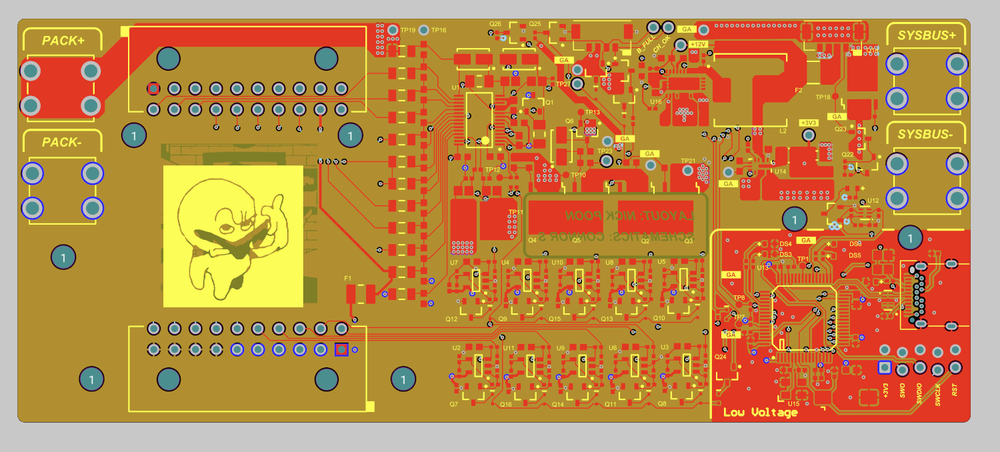
#> input picture reference/bms-board-color.png, 1000 x 452 px, shrunk from 1500 x 678 before the run, found by its file name
$ python pcb_etch.py reference/bms-board-color.png reference/ pcb-bms
#> lines starting #> are read from the running program, lines starting #| are printed output that depends on the picture; after the words box and inside, x2 and y2 are one past the last pixel; in counts of white or black regions, pixels touching at a corner belong together
"""
One-off: turn a colour Altium board render into "etched line-work" — ink marks
on a transparent ground, so it composites onto the site's bone paper.

  python scripts/pcb_etch.py reference/bms-board-color.png       reference/ pcb-bms
  python scripts/pcb_etch.py reference/eload-board-color.png     reference/ pcb-eload
  python scripts/pcb_etch.py reference/sensorhub-board-color.png reference/ pcb-sensorhub

Writes <prefix>-A.png ... <prefix>-D.png (candidates) to the out dir.
Not part of the build; throwaway.

Idea: the board's *base plane* — the single dominant colour: a gold substrate, a
flood copper pour, or a dark soldermask — plus the neutral editor-margin grey are
treated as background → transparent, but their *boundaries* are drawn. Everything
else (routing, silkscreen, components, pads, easter eggs) is a "feature": big flat
features get a thick outline (morphological gradient with a fat structuring
element); thin features (traces!) survive whole. A high-pass / find-edges layer
adds the fine stuff (text strokes, trace edges within a pour).
"""
import sys
import numpy as np
from PIL import Image, ImageFilter

SRC = sys.argv[1]
OUT = sys.argv[2].rstrip("/\\")
PREFIX = sys.argv[3] if len(sys.argv) > 3 else "pcb-bms"
INK = (26, 25, 22)  # #1a1916


def L(a):
    return Image.fromarray(np.clip(a * 255.0, 0, 255).astype(np.uint8), "L")


def arr_of(img):
    return np.asarray(img).astype(np.float32) / 255.0


def gauss(a, r):
    return arr_of(L(a).filter(ImageFilter.GaussianBlur(r)))


def maxf(a, k):
    return arr_of(L(a).filter(ImageFilter.MaxFilter(k)))


def minf(a, k):
    return arr_of(L(a).filter(ImageFilter.MinFilter(k)))


im = Image.open(SRC).convert("RGB")
rgb = np.asarray(im).astype(np.float32)
H, Wd = rgb.shape[:2]
gray = rgb.mean(axis=2)
sat = rgb.max(axis=2) - rgb.min(axis=2)

# --- the editor canvas + board shape -----------------------------------------
# the canvas is a large, fairly-bright, near-neutral region. A morphological open
# (erode hard, dilate back) kills small near-neutral specks like bare pads so they
# don't punch holes in the board mask. The board = everything that isn't canvas;
# its outer contour, thickened a touch, is the edge line.
_nn = ((gray > 130) & (sat < 25)).astype(np.float32)
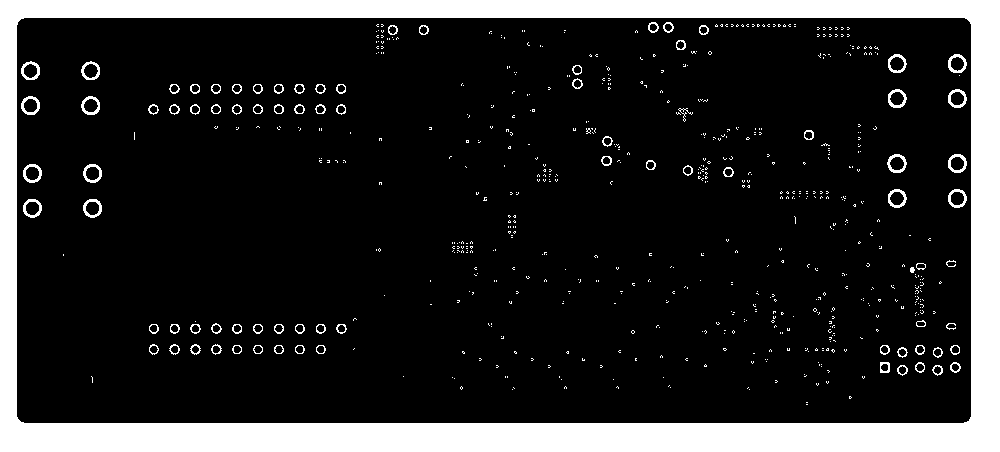
#> _nn: shape (452, 1000) float32; values 0 (black) and 1 (white), 16.1% white; 666 white regions (581 under 20 px), largest, box (x1, y1, x2, y2) and area: (0, 0, 1000, 452) 65701, (887, 154, 907, 173) 155, (948, 54, 967, 73) 154
_canvas = (maxf(minf(_nn, 17), 17) > 0.5)
#> _canvas: shape (452, 1000) bool; 14.5% white; 1 white region, box (x1, y1, x2, y2) and area: (0, 0, 1000, 452) 65701
_board = (~_canvas).astype(np.float32)
board_outline = (_board - minf(_board, 7) > 0.25).astype(np.float32)
#> board_outline: shape (452, 1000) float32; values 0 (black) and 1 (white), 1.8% white; 1 white region, box (x1, y1, x2, y2) and area: (17, 18, 971, 423) 8118
board_outline = (maxf(board_outline, 3) > 0.25).astype(np.float32)
#> in arr_of (call 4), `return np.asarray(img).astype(np.float32) / 255.0`:
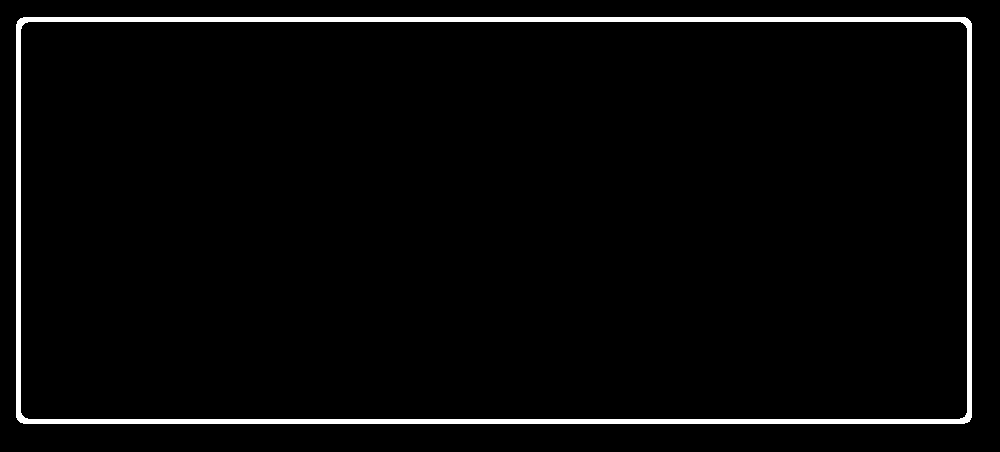
#> returned value: shape (452, 1000) float32; values 0 (black) and 1 (white), 3% white; 1 white region, box (x1, y1, x2, y2) and area: (16, 17, 972, 424) 13530

# --- base plane: the dominant colour of the *board* (canvas excluded) --------
# a gold substrate, a flood copper pour, or a dark soldermask — whatever the board
# is mostly made of. Quantise coarsely, take the mode over non-canvas pixels.
_chroma = rgb[~_canvas]
codes, counts = np.unique((_chroma[::3] // 16).astype(int), axis=0, return_counts=True)
#> codes = 845 rows, first 8: [0, 0, 0], [0, 0, 1], [0, 0, 2], [0, 0, 3], [0, 0, 4], [0, 0, 8], [0, 1, 0], [0, 1, 1]; counts = 845 values, max 47602 at index 575, min 1 at index 3, mean 152.4
bg = codes[np.argmax(counts)] * 16.0 + 8.0
#> bg = [184, 136, 56]
print("base plane ~", bg.astype(int).tolist(), "(sat %.0f)" % (bg.max() - bg.min()))
#| base plane ~ [184, 136, 56] (sat 128)

dist = np.sqrt(((rgb - bg) ** 2).sum(axis=2))
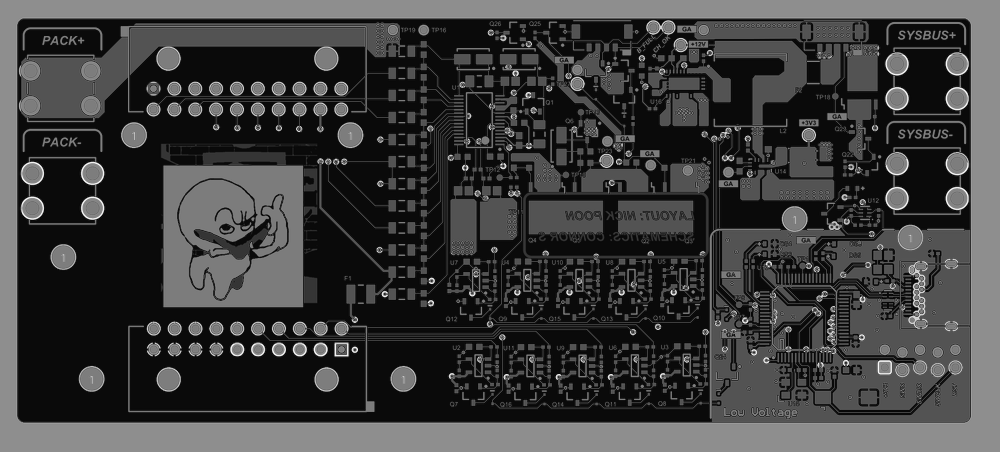
#> dist: shape (452, 1000) float64; min 1.41, max 281.9, mean 68.3; drawn with min black and max white
feat = np.clip(dist / 130.0, 0, 1)
# anything desaturated is background, whatever its lightness: the grey editor
# margin, a black/white soldermask, a grey off-layer plane. Saturated stuff
# (copper, silk, pads, easter eggs) is a feature. The mode-distance above carves
# out a *coloured* base plane (gold substrate / red copper flood).
feat = np.where(sat < 25, 0.0, feat)
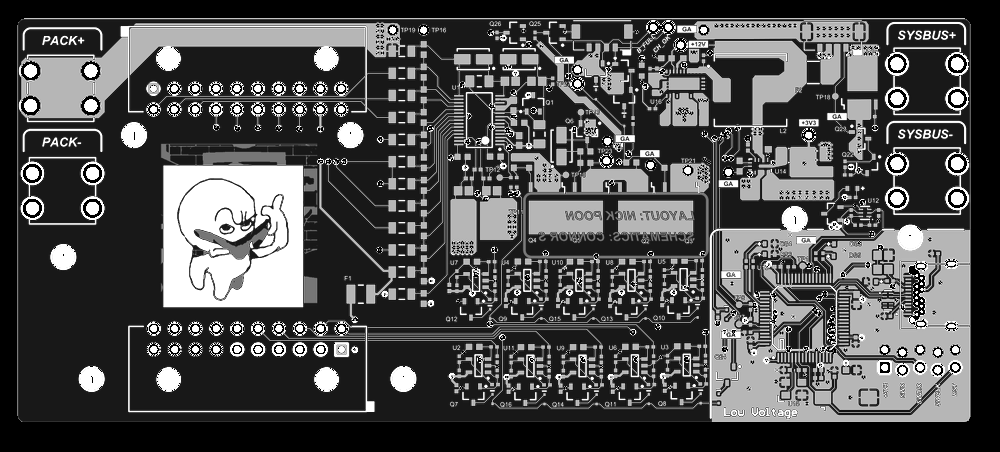
#> feat: shape (452, 1000) float64; min 0, max 1, mean 0.311
feat_s = gauss(feat, 1.0)

hp = gray - gauss(gray / 255.0, 2.4) * 255.0
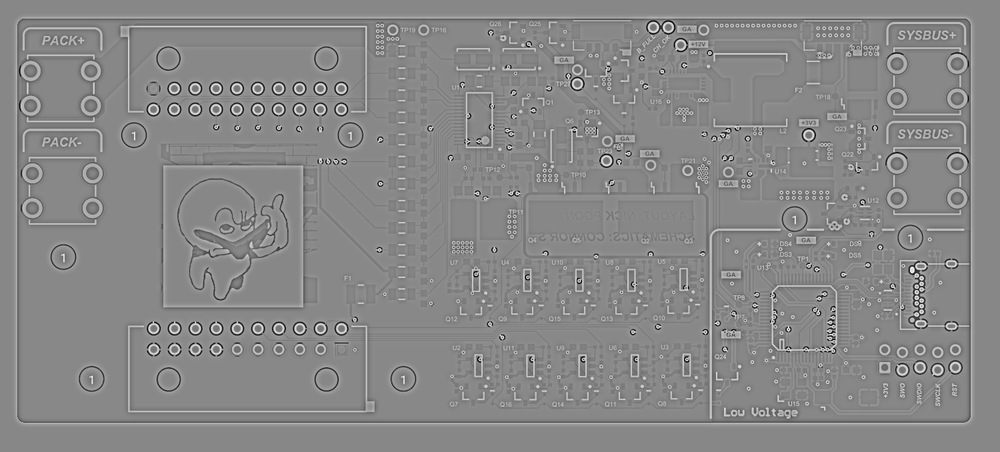
#> hp: shape (452, 1000) float32; min -128, max 113, mean 0.3; drawn with min black and max white
hp_mag = np.abs(hp)
fe = arr_of(Image.fromarray(gray.astype(np.uint8)).filter(ImageFilter.FIND_EDGES))


def candidate(name, feat_thr, erode, hp_thr, fe_thr, soft, fill_alpha=0.0):
#> called with name = 'A', feat_thr = 0.4, erode = 7, hp_thr = 15, fe_thr = 42, soft = 0.6, fill_alpha = 0
    mask = (feat_s > feat_thr).astype(np.float32)
#> mask: shape (452, 1000) float32; values 0 (black) and 1 (white), 32.2% white; 923 white regions (512 under 20 px), largest, box (x1, y1, x2, y2) and area: (704, 206, 970, 422) 36921, (162, 153, 316, 308) 20732, (18, 23, 405, 122) 13872
    # morphological gradient with a fat structuring element: big flat regions get
    # a ~(erode//2)px outline; thin features (traces) survive whole
    shape = np.clip(mask - minf(mask, erode), 0, 1)
#> shape: shape (452, 1000) float32; values 0 (black) and 1 (white), 18.7% white; 941 white regions (512 under 20 px), largest, box (x1, y1, x2, y2) and area: (704, 206, 970, 422) 17783, (18, 23, 405, 122) 4904, (671, 18, 879, 91) 3589
    shape = (shape > 0.25).astype(np.float32)

    detail = np.maximum(
        (hp_mag > hp_thr).astype(np.float32),
        (fe > fe_thr).astype(np.float32),
    ) * (feat_s > 0.15).astype(np.float32)
#> detail: shape (452, 1000) float32; values 0 (black) and 1 (white), 13.6% white in thin lines or dots, all inside (x1, y1, x2, y2) = (17, 17, 971, 423)
    # kill lone speckles without eroding 1px lines (blur a hair, re-threshold)
    detail = (gauss(detail, 0.6) > 0.32).astype(np.float32)
#> detail: shape (452, 1000) float32; values 0 (black) and 1 (white), 15% white; 983 white regions (660 under 20 px), largest, box (x1, y1, x2, y2) and area: (702, 24, 971, 423) 8589, (176, 177, 290, 302) 3691, (21, 17, 968, 67) 3617

    ink = np.maximum(np.maximum(shape, detail), board_outline)
#> ink: shape (452, 1000) float32; values 0 (black) and 1 (white), 27.5% white; 818 white regions (409 under 20 px), largest, box (x1, y1, x2, y2) and area: (16, 17, 972, 424) 56958, (176, 177, 290, 302) 4146, (537, 42, 660, 195) 3941
    if soft:
        ink = gauss(ink, soft)
    a = np.clip(ink, 0, 1)
    if fill_alpha > 0:
        a = np.clip(a + gauss(mask, 0.6) * fill_alpha, 0, 1)

    out = np.zeros((H, Wd, 4), np.uint8)
    out[..., 0], out[..., 1], out[..., 2] = INK
    out[..., 3] = np.clip(a * 255.0, 0, 255).astype(np.uint8)
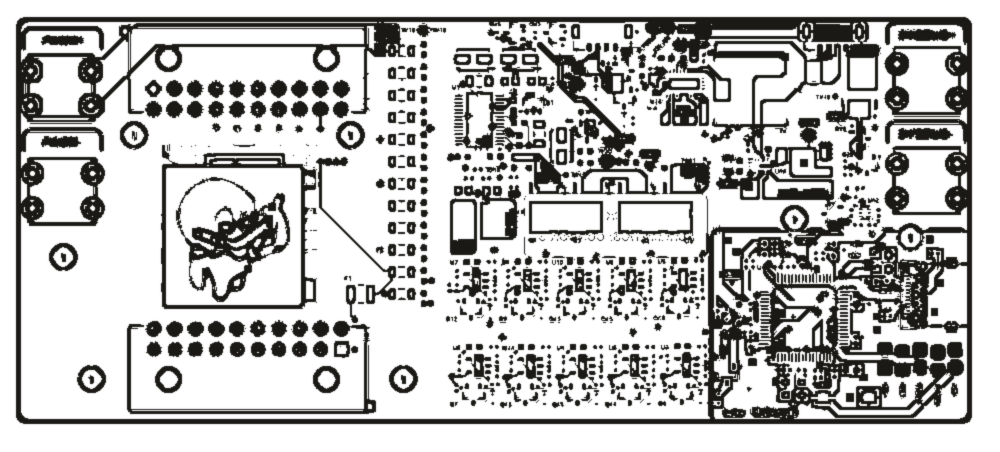
#> out: shape (452, 1000, 4); mean of channels 0, 1, 2, 3 26, 25, 22, 70.1; transparent parts drawn white
    p = f"{OUT}/{PREFIX}-{name}.png"
    Image.fromarray(out, "RGBA").save(p, optimize=True)
    print("wrote", p, "ink-coverage %.1f%%" % (100 * (a > 0.05).mean()))
#| wrote reference/pcb-bms-A.png ink-coverage 39.2%


# A — balanced etched line drawing
candidate("A", feat_thr=0.40, erode=7, hp_thr=15, fe_thr=42, soft=0.6)
# B — lighter / cleaner
candidate("B", feat_thr=0.46, erode=5, hp_thr=22, fe_thr=56, soft=0.5)
#> call 2 of candidate, with name = 'B', feat_thr = 0.46, erode = 5, hp_thr = 22, fe_thr = 56, soft = 0.5, fill_alpha = 0
#> in candidate (call 2), `ink = np.maximum(np.maximum(shape, detail), board_outline)`:
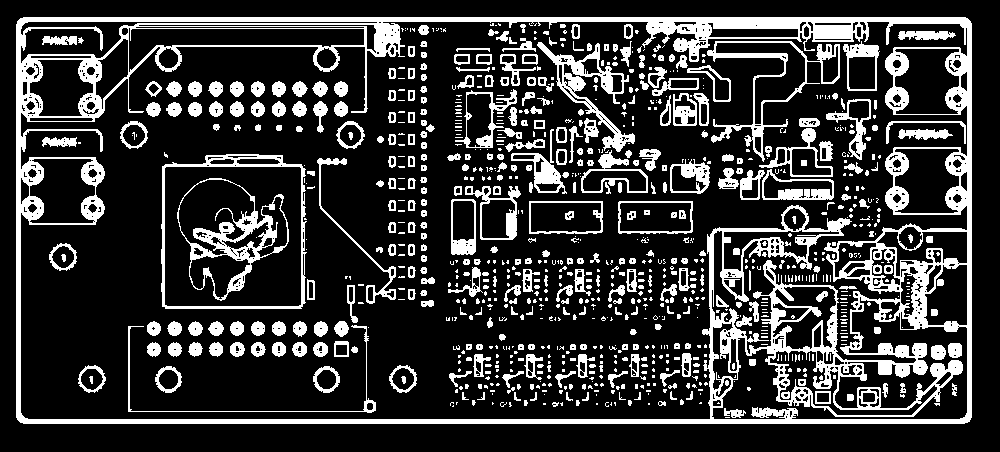
#> ink: shape (452, 1000) float32; values 0 (black) and 1 (white), 21.1% white; 983 white regions (601 under 20 px), largest, box (x1, y1, x2, y2) and area: (16, 17, 972, 424) 43822, (177, 178, 289, 301) 2788, (537, 42, 635, 152) 2182
#| wrote reference/pcb-bms-B.png ink-coverage 33.1%
# C — denser / heavier ink, thicker outlines
candidate("C", feat_thr=0.34, erode=9, hp_thr=11, fe_thr=32, soft=0.7)
#| wrote reference/pcb-bms-C.png ink-coverage 44.5%
# D — A + a faint screened fill so flat regions still read as solid
candidate("D", feat_thr=0.40, erode=7, hp_thr=15, fe_thr=42, soft=0.6, fill_alpha=0.18)
#| wrote reference/pcb-bms-D.png ink-coverage 48.5%

$ run again, with reference/cutie-board-color.png copied over reference/bms-board-color.png
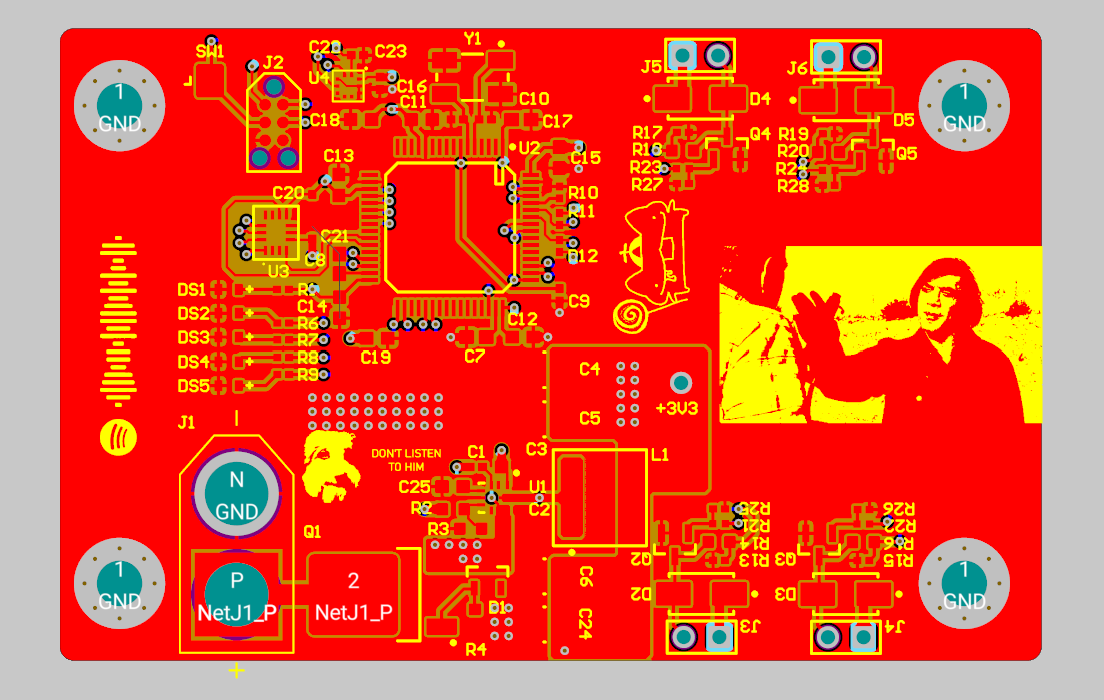
#> input picture reference/cutie-board-color.png, 1104 x 700 px, found by its file name
#> `_nn = ((gray > 130) & (sat < 25)).astype(np.float32)`:
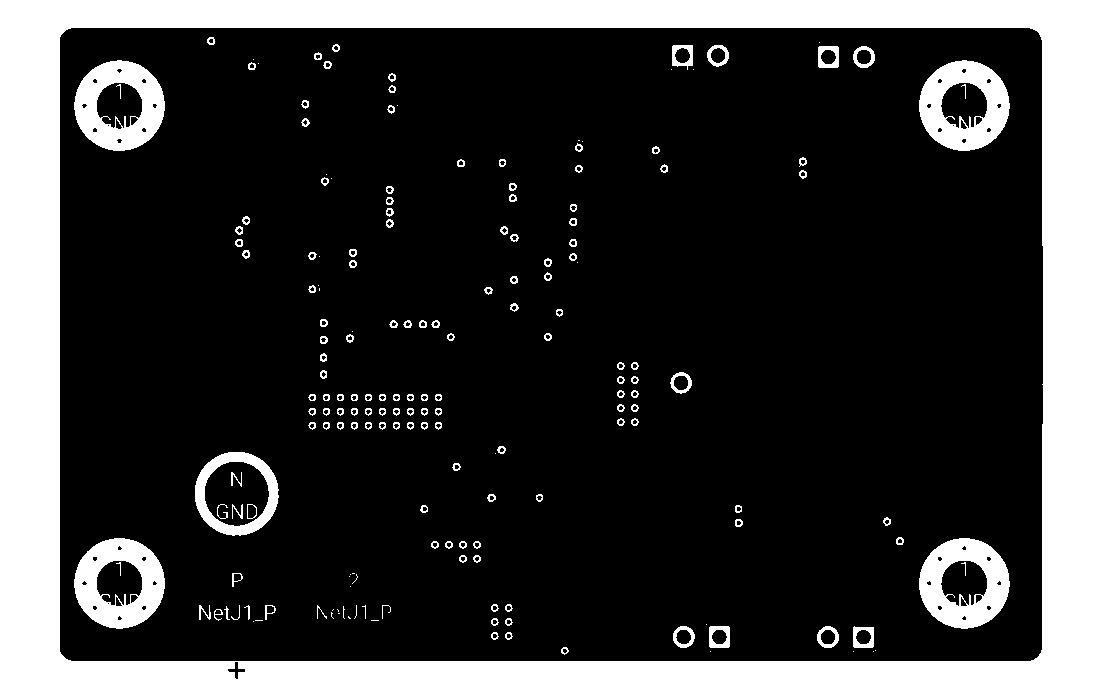
#> _nn: shape (700, 1104) float32; values 0 (black) and 1 (white), 23.3% white; 187 white regions (39 under 20 px), largest, box (x1, y1, x2, y2) and area: (0, 0, 1104, 700) 151104, (919, 538, 1010, 629) 4810, (919, 60, 1010, 151) 4804
#> _canvas: shape (700, 1104) bool; 21.1% white; 17 white regions, largest, box (x1, y1, x2, y2) and area: (0, 0, 1104, 700) 150988, (966, 585, 1006, 625) 822, (966, 64, 1006, 104) 819
#> board_outline: shape (700, 1104) float32; values 0 (black) and 1 (white), 2.2% white; 5 white regions, box (x1, y1, x2, y2) and area: (60, 28, 1043, 679) 9746, (75, 61, 164, 150) 1873, (920, 539, 1009, 628) 1840, (75, 539, 164, 628) 1836, (920, 61, 1009, 150) 1832
#> codes = 459 rows, first 8: [0, 0, 0], [0, 0, 4], [0, 0, 6], [0, 0, 7], [0, 0, 8], [0, 0, 9], [0, 0, 10], [0, 0, 11]; counts = 459 values, max 144350 at index 409, min 1 at index 9, mean 442.5
#> bg = [248, 8, 8]
#| base plane ~ [248, 8, 8] (sat 240)
#> mask: shape (700, 1104) float32; values 0 (black) and 1 (white), 20.8% white; 485 white regions (292 under 20 px), largest, box (x1, y1, x2, y2) and area: (719, 42, 1043, 647) 31168, (221, 40, 590, 363) 29040, (396, 343, 759, 661) 17749
#> shape: shape (700, 1104) float32; values 0 (black) and 1 (white), 15.5% white; 495 white regions (292 under 20 px), largest, box (x1, y1, x2, y2) and area: (221, 40, 590, 363) 25753, (396, 343, 759, 661) 16942, (719, 42, 1043, 647) 7145
#> ink: shape (700, 1104) float32; values 0 (black) and 1 (white), 24.6% white; 266 white regions (128 under 20 px), largest, box (x1, y1, x2, y2) and area: (59, 27, 1044, 680) 115380, (774, 37, 919, 194) 9040, (628, 36, 772, 193) 8443
#| wrote reference/pcb-bms-A.png ink-coverage 31.8%
#> mask: shape (700, 1104) float32; values 0 (black) and 1 (white), 19.7% white; 394 white regions (193 under 20 px), largest, box (x1, y1, x2, y2) and area: (719, 244, 1043, 425) 30403, (221, 40, 590, 363) 26447, (396, 344, 759, 661) 15704
#> shape: shape (700, 1104) float32; values 0 (black) and 1 (white), 13.1% white; 415 white regions (193 under 20 px), largest, box (x1, y1, x2, y2) and area: (221, 40, 590, 363) 20340, (396, 344, 759, 661) 14242, (776, 39, 914, 193) 4866
#> in candidate (call 2), `ink = np.maximum(np.maximum(shape, detail), board_outline)`:
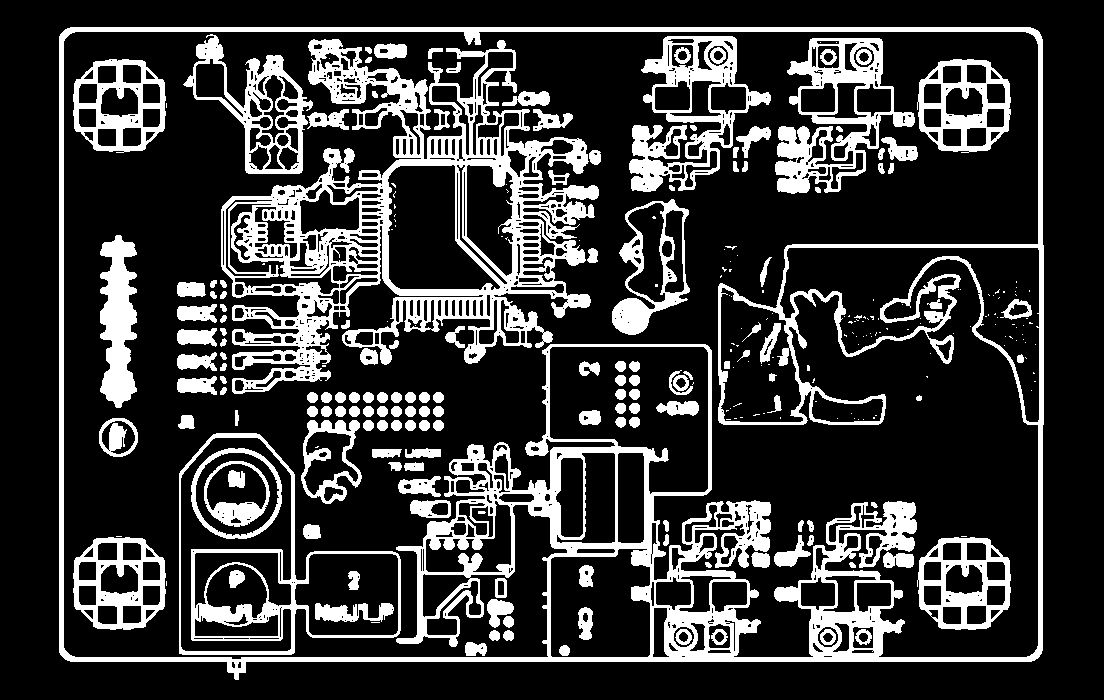
#> ink: shape (700, 1104) float32; values 0 (black) and 1 (white), 21.3% white; 290 white regions (132 under 20 px), largest, box (x1, y1, x2, y2) and area: (59, 27, 1044, 680) 52667, (221, 39, 599, 394) 37346, (775, 38, 915, 194) 7465
#| wrote reference/pcb-bms-B.png ink-coverage 29.2%
#| wrote reference/pcb-bms-C.png ink-coverage 34.4%
#| wrote reference/pcb-bms-D.png ink-coverage 35.7%
